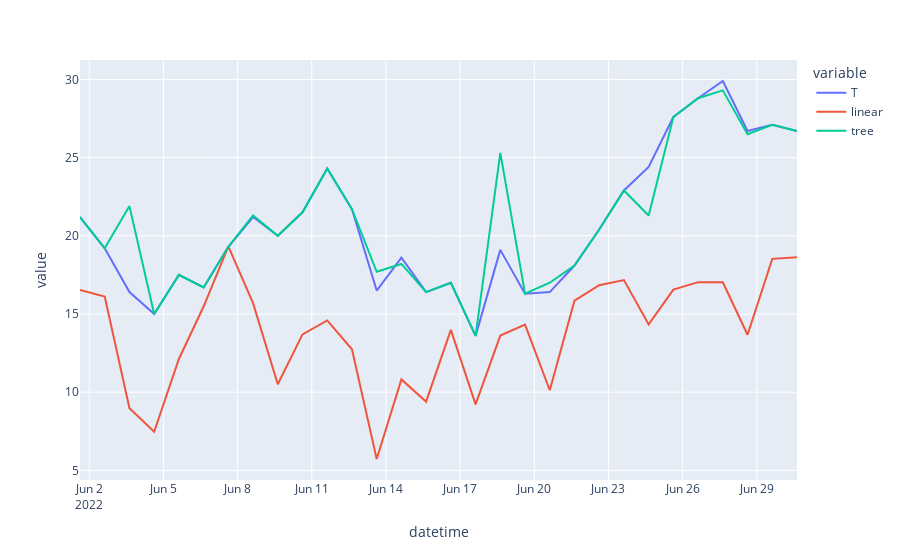

Here is the notebook cell this chart was saved with:
### Code cell
Res.loc["2022-6"].loc[Res.hour==15,['T','linear', 'tree']].plot()
